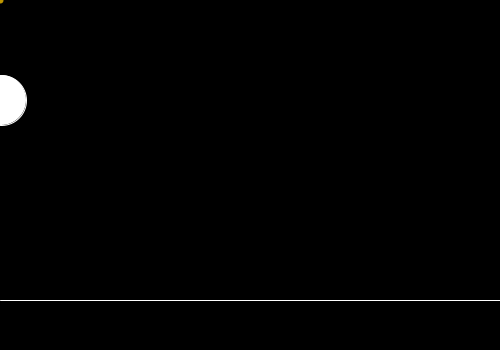
Frame 1 (no input)
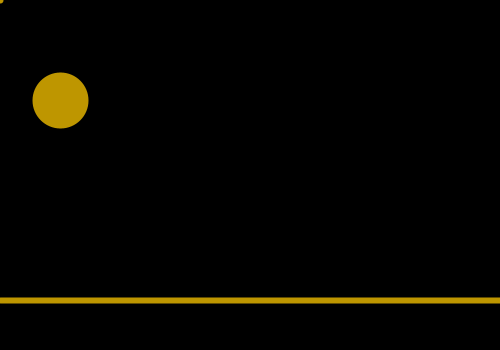
Frame 60 (the mouse pressed at the canvas centre just before this capture)
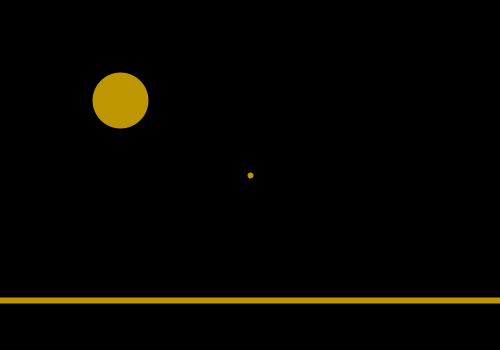
Frame 120 (the mouse held since frame 60 and released just before this capture)

The Processing sketch that drew these frames (run headless with seeded random() and noise(); from frame 60 on, the mouse is pressed at the canvas centre):

// Processing sketch: processing_19125
// ── processing_19125.pde

int x=0;

void setup()

  {
  size(500,350);

  stroke(255);
  }
  


void draw()
  {
    background(0);    
  x=x+1;
  
  if (x>600){x=0;}

  ellipse(x,100,50,50);
  fill(190,150,0);
  line (500,300,0,300);
     {
     stroke (190,150,0);
     strokeWeight(6);
     point(mouseX, mouseY);
     }
    

     }
  
